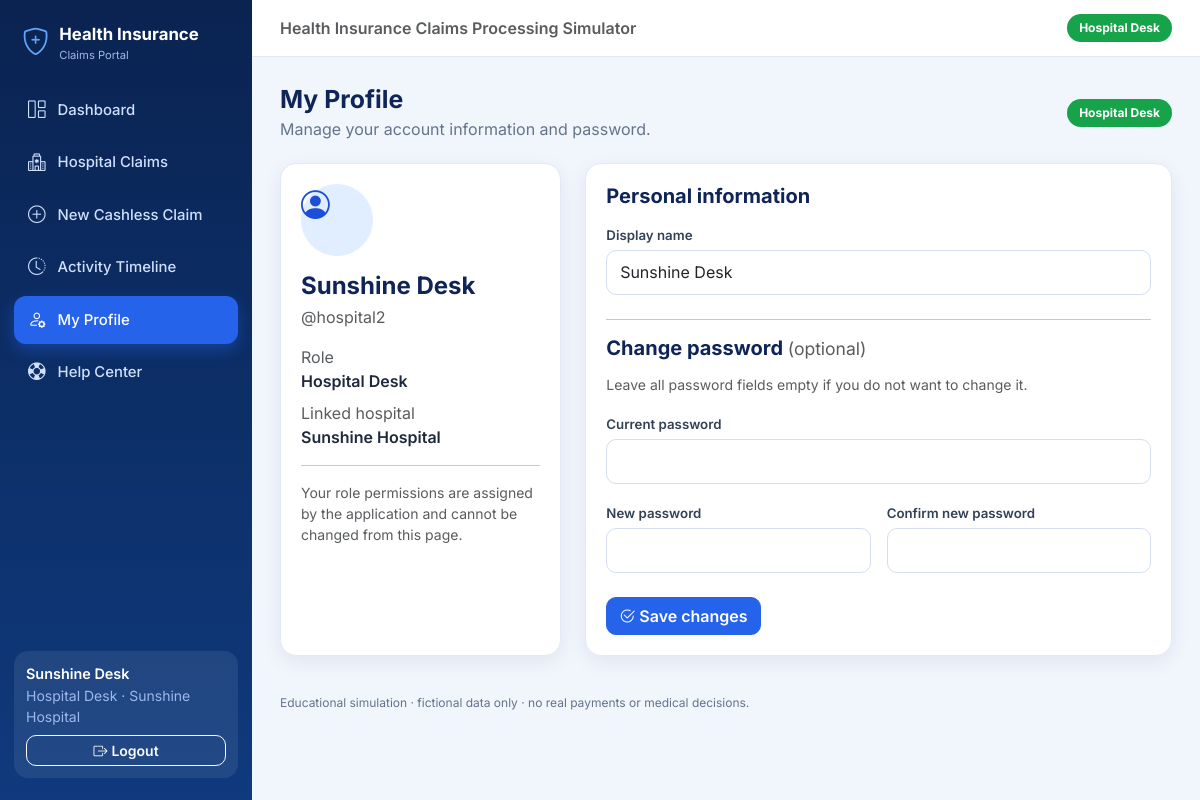
Screenshot of /profile (signed in) with the database file from the repository.
### models.py (models this page shows, shortened)
class User(db.Model):
    __tablename__ = "users"
    id = db.Column(db.Integer, primary_key=True)
    username = db.Column(db.String(50), nullable=False, unique=True)
    password_hash = db.Column(db.String(255), nullable=False)
    display_name = db.Column(db.String(100), nullable=False)
    role = db.Column(db.String(30), nullable=False, index=True)
    hospital_id = db.Column(db.Integer, db.ForeignKey("hospitals.id"), nullable=True)
    hospital = db.relationship("Hospital")

class Hospital(db.Model):
    __tablename__ = "hospitals"
    id = db.Column(db.Integer, primary_key=True)
    name = db.Column(db.String(120), nullable=False, unique=True)
    city = db.Column(db.String(80), nullable=False)
    network_status = db.Column(db.String(20), nullable=False, default="network")  # network / non_network

### routes/extras.py (the view, shortened to what this page needs)
@bp.route("/profile", methods=["GET", "POST"])
@login_required
def profile():
    user = g.user
    return render_template("extras/profile.html")

### routes/auth.py (called while the page is built)
@bp.before_app_request
def load_current_user():
    user_id = session.get("user_id")
    g.user = db.session.get(User, user_id) if user_id else None

def role_required(*roles):
    def decorator(view):
        @wraps(view)
        def wrapped(*args, **kwargs):
            if g.user is None:
                flash("Please log in to continue.", "warning")
                return redirect(url_for("auth.login"))
            if g.user.role not in roles:
                abort(403)
            return view(*args, **kwargs)
        return wrapped
    return decorator

### templates/extras/profile.html (shortened to what this page needs)
{% extends "base.html" %}
{% from "_macros.html" import csrf with context %}
{% block content %}
<div class="page-head">
  <div><h1>My Profile</h1><p>Manage your account information and password.</p></div>
  <span class="role-chip role-{{ g.user.role }}">{{ ROLE_LABELS[g.user.role] }}</span>
</div>
<div class="row g-4">
  <div class="col-lg-4">
    <div class="card-box h-100">
      <div class="rounded-circle d-grid place-items-center mb-3" style="width:72px;height:72px;background:#e1eeff;color:#1d4ed8;font-size:1.8rem;">
        <i class="bi bi-person-circle"></i>
      </div>
      <h4 class="mb-1">{{ g.user.display_name }}</h4>
      <p class="text-muted mb-3">@{{ g.user.username }}</p>
      <div class="mb-2"><span class="text-muted">Role</span><div class="fw-semibold">{{ ROLE_LABELS[g.user.role] }}</div></div>
      {% if g.user.hospital %}<div><span class="text-muted">Linked hospital</span><div class="fw-semibold">{{ g.user.hospital.name }}</div></div>{% endif %}
      <hr>
      <p class="small text-muted mb-0">Your role permissions are assigned by the application and cannot be changed from this page.</p>
    </div>
  </div>
  <div class="col-lg-8">
    <form method="post" class="card-box">
      <h5>Personal information</h5>
      <div class="mb-4"><label class="form-label" for="display_name">Display name</label>
        <input class="form-control" id="display_name" name="display_name" maxlength="100" value="{{ g.user.display_name }}" required></div>
      <hr>
      <h5 class="mt-3">Change password <span class="text-muted fw-normal small">(optional)</span></h5>
      <p class="text-muted small">Leave all password fields empty if you do not want to change it.</p>
      <div class="mb-3"><label class="form-label" for="current_password">Current password</label>
        <input class="form-control" type="password" id="current_password" name="current_password" autocomplete="current-password"></div>
      <div class="row g-3">
        <div class="col-md-6"><label class="form-label" for="new_password">New password</label>
          <input class="form-control" type="password" id="new_password" name="new_password" minlength="8" autocomplete="new-password"></div>
        <div class="col-md-6"><label class="form-label" for="confirm_password">Confirm new password</label>
          <input class="form-control" type="password" id="confirm_password" name="confirm_password" minlength="8" autocomplete="new-password"></div>
      </div>
      <button class="btn btn-primary mt-4"><i class="bi bi-check2-circle me-1"></i>Save changes</button>
    </form>
  </div>
</div>
{% endblock %}

### templates/base.html (shortened to what this page needs)
<!doctype html>
<html lang="en">
<head>
  <link href="https://cdn.jsdelivr.net/npm/bootstrap@5.3.3/dist/css/bootstrap.min.css" rel="stylesheet">
  <link href="https://cdn.jsdelivr.net/npm/bootstrap-icons@1.11.3/font/bootstrap-icons.min.css" rel="stylesheet">
  <link href="{{ url_for('static', filename='css/style.css') }}" rel="stylesheet">
</head>
<body>
<div class="{{ 'app-shell' if g.user }}">
  {% if g.user %}
  <aside class="sidebar" id="sidebar">
    <div class="brand"><i class="bi bi-shield-plus"></i><div>Health Insurance<small>Claims Portal</small></div></div>
    <nav aria-label="Main menu">
      {% for label, endpoint, icon, others in nav_items %}
        <a class="nav-link-item {{ 'active' if request.endpoint == endpoint or request.endpoint in others }}"
           href="{{ url_for(endpoint) }}"><i class="bi {{ icon }}"></i>{{ label }}</a>
      {% endfor %}
    </nav>
    <div class="sidebar-user">
      <div class="name">{{ g.user.display_name }}</div>
      <div class="small mb-2" style="color:#9db8ec">{{ ROLE_LABELS[g.user.role] }}{% if g.user.hospital %} · {{ g.user.hospital.name }}{% endif %}</div>
      <form method="post" action="{{ url_for('auth.logout') }}">
        <button class="btn btn-sm btn-outline-light w-100"><i class="bi bi-box-arrow-right me-1"></i>Logout</button>
      </form>
    </div>
  </aside>
  {% endif %}
  <div class="main-area">
    {% if g.user %}
    <header class="topbar">
      <span class="fw-semibold text-muted d-none d-md-inline">Health Insurance Claims Processing Simulator</span>
      <span class="role-chip role-{{ g.user.role }}">{{ ROLE_LABELS[g.user.role] }}</span>
    </header>
    {% endif %}
    <main class="{{ 'content' if g.user }}">
      {% block content %}{% endblock %}
    </main>
    {% if g.user %}<div class="footer-note">Educational simulation · fictional data only · no real payments or medical decisions.</div>{% endif %}
  </div>
</div>
</body>
</html>

### static/css/style.css (style rules this page uses)
:root { --navy: #0a2351; --navy-2: #0f3a7d; --blue: #2563eb; --blue-dark: #1d4ed8; --bg: #f1f5fc; --card: #ffffff; --text: #1e293b; --muted: #64748b; --border: #e3e9f4; --radius: 16px; --shadow: 0 6px 20px rgba(15, 42, 91, .07); }
body { font-family: 'Inter', system-ui, -apple-system, 'Segoe UI', sans-serif; background: var(--bg); color: var(--text); }
a { text-decoration: none; }
h1, h2, h3, h4 { font-weight: 700; color: #0f2557; }
.app-shell { display: flex; min-height: 100vh; }
.sidebar { width: 252px; flex-shrink: 0; background: linear-gradient(180deg, var(--navy) 0%, var(--navy-2) 100%); color: #cfe0ff; position: sticky; top: 0; height: 100vh; display: flex; flex-direction: column; padding: 22px 14px; }
.brand { display: flex; align-items: center; gap: 10px; color: #fff; font-weight: 700; font-size: 1.05rem; padding: 0 8px 22px; }
.brand i { font-size: 1.7rem; color: #60a5fa; }
.brand small { display: block; font-weight: 400; font-size: .7rem; color: #9db8ec; }
.nav-link-item { display: flex; align-items: center; gap: 12px; color: #cfe0ff; padding: 11px 14px; border-radius: 12px; margin-bottom: 4px; font-weight: 500; font-size: .93rem; transition: all .15s; }
.nav-link-item.active { background: var(--blue); color: #fff; box-shadow: 0 6px 16px rgba(37,99,235,.4); }
.nav-link-item i { font-size: 1.1rem; }
.sidebar-user { margin-top: auto; background: rgba(255,255,255,.08); border-radius: 14px; padding: 12px; }
.sidebar-user .name { color: #fff; font-weight: 600; font-size: .9rem; }
.main-area { flex: 1; min-width: 0; display: flex; flex-direction: column; }
.topbar { display: flex; align-items: center; justify-content: space-between; padding: 14px 28px; background: #fff; border-bottom: 1px solid var(--border); position: sticky; top: 0; z-index: 20; }
.content { padding: 28px; max-width: 1280px; width: 100%; }
.footer-note { font-size: .75rem; color: var(--muted); padding: 10px 28px 20px; }
.card-box { background: var(--card); border: 1px solid var(--border); border-radius: var(--radius); box-shadow: var(--shadow); padding: 20px; }
.card-box h5, .card-box h6 { font-weight: 700; margin-bottom: 14px; color: #0f2557; }
.page-head { display: flex; flex-wrap: wrap; justify-content: space-between; align-items: center; gap: 12px; margin-bottom: 22px; }
.page-head h1 { font-size: 1.55rem; margin: 0; }
.page-head p { margin: 2px 0 0; color: var(--muted); }
.role-chip { padding: 5px 12px; border-radius: 999px; font-size: .75rem; font-weight: 700; color: #fff; }
.role-hospital_desk { background: #16a34a; }
.form-control, .form-select { border-radius: 10px; border-color: #d5deee; padding: .6rem .8rem; }
.form-label { font-weight: 600; font-size: .83rem; color: #334155; margin-bottom: 4px; }
.btn { border-radius: 10px; font-weight: 600; }
.btn-primary { background: var(--blue); border-color: var(--blue); }

### rows the page displays
User: user.display_name "Sunshine Desk", role "Hospital Desk", user.username "hospital2", display_name "Sunshine Desk"
Hospital: user.hospital.name "Sunshine Hospital"

### other values shown
{{ label }} "Dashboard" "Hospital Claims" "New Cashless Claim" "Activity Timeline" "My Profile" "Help Center"
